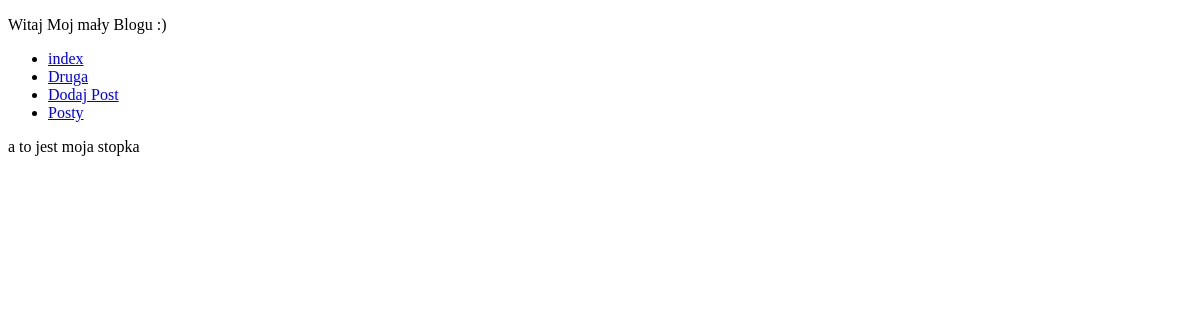
Before: /show_post/ with the older database file.
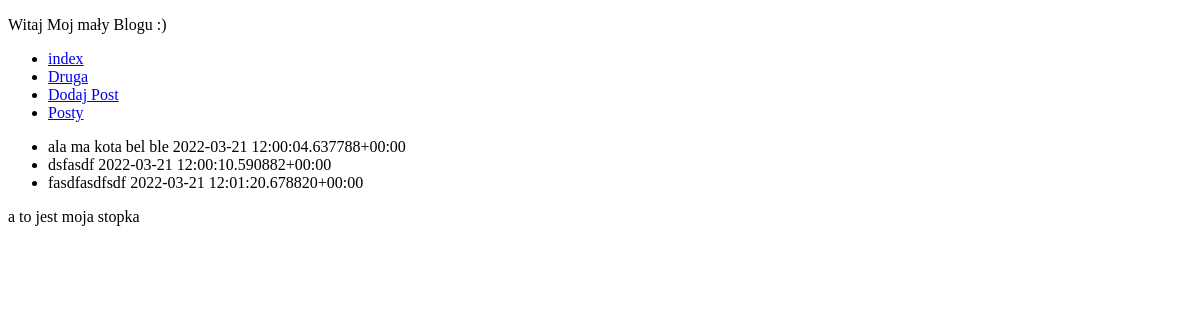
After: the same page with the newer database file.
### blog_app/models.py (models this page shows)
class Post(models.Model):
    text = models.TextField()
    creation_date = models.DateTimeField(auto_now_add=True)
    blog = models.ForeignKey(Blog, on_delete=models.CASCADE)
    def __str__(self):
        return f"{self.text[:20]} {self.creation_date}"

### blog_app/views.py (the view)
# urls.py: path('show_post/', views.ShowPost.as_view(), name='show_post'),
class ShowPost(View):
    def get(self, request):
        return render(request, 'list.html', {'object_list': Post.objects.all()})

### templates/list.html
{% extends 'base.html' %}
{% block sikorka %}
    <ul>
        {% for item in object_list %}
            <li>{{item}}</li>
        {% endfor %}
    </ul>
{% endblock %}

### templates/base.html (shortened to what this page needs)
<!doctype html>
<html lang="en">
<head>
</head>
<body>
<p>Witaj Moj mały Blogu :)</p>
<ul>
    <li><a href="{% url 'index' %}">index</a> </li>
    <li><a href="{% url 'index2' %}">Druga</a> </li>
    <li><a href="{% url 'add_post' %}">Dodaj Post</a> </li>
    <li><a href="{% url 'show_post' %}">Posty</a> </li>
</ul>
<p>
{% block sikorka %}{% endblock %}
</p>
<p>a to jest moja stopka</p>
</body>
</html>

Changed rows visible on the page:
added Post: text+creation_date "ala ma kota bel ble 2022-03-21 12:00:04.637788+00:00"
added Post: text+creation_date "dsfasdf 2022-03-21 12:00:10.590882+00:00"
added Post: text+creation_date "fasdfasdfsdf 2022-03-21 12:01:20.678820+00:00"
